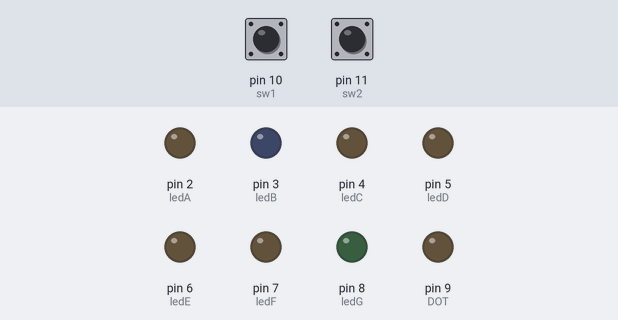
The sketch below on a simulated Arduino Uno, built with avr-gcc and run on an emulated ATmega328P. Parts: output pins drawn as LEDs (lit = HIGH). Inputs (shaded band) come from the test bench; at power-on: pin 10 (sw1) LOW, pin 11 (sw2) LOW.

Above: at 1.2 s.
1.3 s: pin 10 (sw1) pulled HIGH for 0.15 s
At 2.1 s:
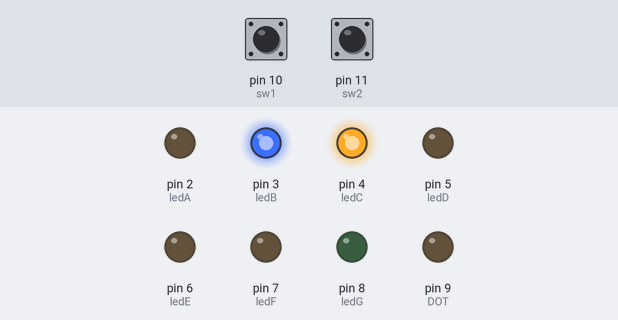
4.4 s: pin 11 (sw2) pulled HIGH for 3.2 s
At 7.1 s:
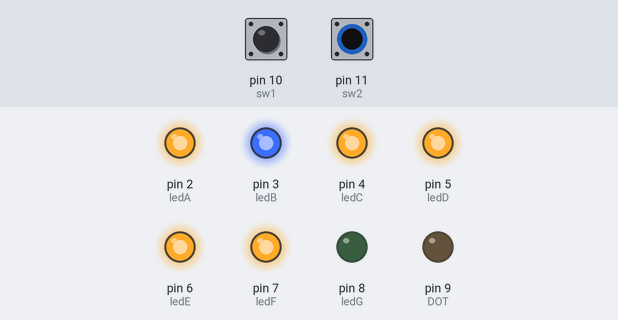
10.6 s: pin 11 (sw2) pulled HIGH for 1 s
At 13.1 s:
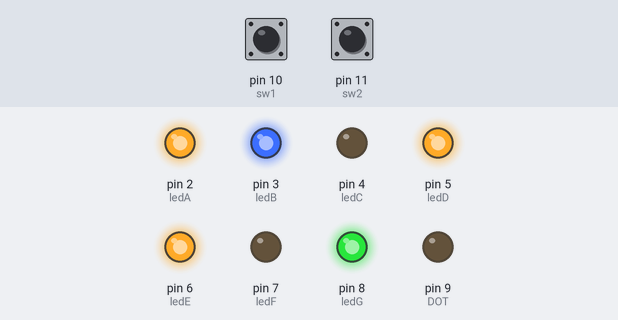
14.6 s: pin 10 (sw1) pulled HIGH for 3.2 s
At 18.1 s:
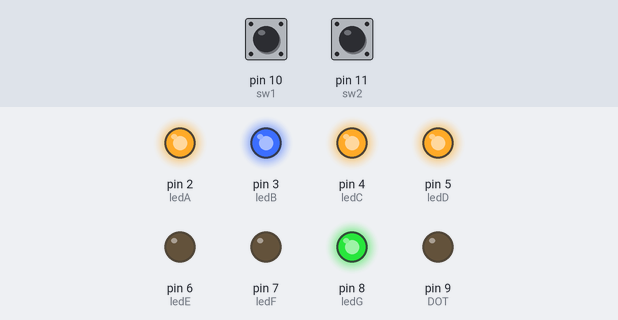
Timing chart, 0 to 21.8 s (numbered marks = the images above; inputs shaded):
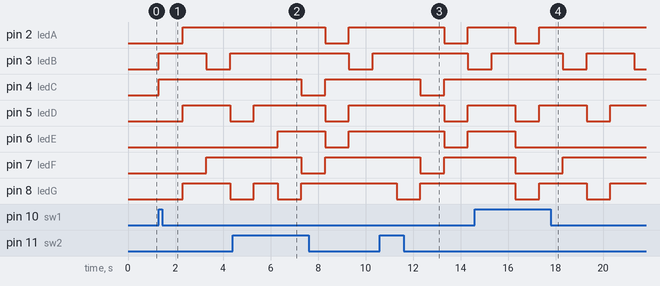

Measured:
- after the input at 1.3 s, pin 2 (ledA): LOW → HIGH after 1.0 s; pin 3 (ledB): LOW → HIGH at once, → LOW 2.0 s later, → HIGH 1.0 s later; pin 4 (ledC): LOW → HIGH at once; pin 5 (ledD), pin 8 (ledG): LOW → HIGH after 1.0 s, → LOW 2.0 s later; pin 7 (ledF): LOW → HIGH after 2.0 s
- after the input at 4.4 s, pin 2 (ledA): HIGH → LOW after 3.9 s, → HIGH 1.0 s later; pin 3 (ledB): HIGH → LOW after 4.9 s instead of 1.9 s; pin 4 (ledC), pin 7 (ledF): HIGH → LOW after 2.9 s, → HIGH 1.0 s later; pin 6 (ledE): LOW → HIGH after 1.9 s, → LOW 2.0 s later, → HIGH 1.0 s later
- after the input at 10.6 s, pin 2 (ledA), pin 5 (ledD): HIGH → LOW after 2.7 s, → HIGH 1.0 s later; pin 3 (ledB): HIGH → LOW after 3.7 s instead of 0.70 s; pin 4 (ledC), pin 7 (ledF): HIGH → LOW after 1.7 s, → HIGH 1.0 s later; pin 6 (ledE): HIGH → LOW after 2.7 s instead of 0.70 s; pin 8 (ledG): HIGH → LOW after 0.70 s, → HIGH 1.0 s later
- after the input at 14.6 s, pin 2 (ledA): HIGH → LOW after 1.7 s, → HIGH 1.0 s later; pin 5 (ledD), pin 8 (ledG): alternates HIGH for 2.0 s and LOW for 1.0 s, starting after 1.7 s; pin 7 (ledF): HIGH → LOW after 1.7 s, → HIGH 2.0 s later

The sketch:

C13-4.ino
```cpp
int ledA=2;
int ledB=3;
int ledC=4;
int ledD=5;
int ledE=6;
int ledF=7;
int ledG=8;
int DOT=9;
int sw1=10;
int sw2=11;

void setup() {
  pinMode(ledA, OUTPUT);
  pinMode(ledB, OUTPUT);
  pinMode(ledC, OUTPUT);
  pinMode(ledD, OUTPUT);
  pinMode(ledE, OUTPUT);
  pinMode(ledF, OUTPUT);
  pinMode(ledG, OUTPUT);
  pinMode(DOT, OUTPUT);
}

void loop() {
  int i;
  int sw1_state;
  int sw2_state;

  sw1_state=digitalRead(sw1);
  sw2_state=digitalRead(sw2);


if(sw1_state==1)
{
for(i=0;i<5;i++)
  {
    Number(i*2+1);
    delay(1000);
  }
  Number(5);
}

if(sw2_state==1)
{
for(i=0;i<5;i++)
  {
    Number(i*2);
    delay(1000);
  }
  Number(5);
}

}
void Number(int n)
{
  switch(n){

    case 0: // 0출력
    digitalWrite(ledA, HIGH);
    digitalWrite(ledB, HIGH);
    digitalWrite(ledC, HIGH);
    digitalWrite(ledD, HIGH);
    digitalWrite(ledE, HIGH);
    digitalWrite(ledF, HIGH);
    digitalWrite(ledG, LOW);
    digitalWrite(DOT, LOW);
    break;

    case 1: // 1 출력
    digitalWrite(ledA, LOW);
    digitalWrite(ledB, HIGH);
    digitalWrite(ledC, HIGH);
    digitalWrite(ledD, LOW);
    digitalWrite(ledE, LOW);
    digitalWrite(ledF, LOW);
    digitalWrite(ledG, LOW);
    digitalWrite(DOT, LOW);
    break;

    case 2: // 2 출력
    digitalWrite(ledA, HIGH);
    digitalWrite(ledB, HIGH);
    digitalWrite(ledC, LOW);
    digitalWrite(ledD, HIGH);
    digitalWrite(ledE, HIGH);
    digitalWrite(ledF, LOW);
    digitalWrite(ledG, HIGH);
    digitalWrite(DOT, LOW);
    break;

    case 3: // 3 출력
    digitalWrite(ledA, HIGH);
    digitalWrite(ledB, HIGH);
    digitalWrite(ledC, HIGH);
    digitalWrite(ledD, HIGH);
    digitalWrite(ledE, LOW);
    digitalWrite(ledF, LOW);
    digitalWrite(ledG, HIGH);
    digitalWrite(DOT, LOW);
    break;

    case 4: // 4 출력
    digitalWrite(ledA, LOW);
    digitalWrite(ledB, HIGH);
    digitalWrite(ledC, HIGH);
    digitalWrite(ledD, LOW);
    digitalWrite(ledE, LOW);
    digitalWrite(ledF, HIGH);
    digitalWrite(ledG, HIGH);
    digitalWrite(DOT, LOW);
    break;

    case 5: // 5 출력
    digitalWrite(ledA, HIGH);
    digitalWrite(ledB, LOW);
    digitalWrite(ledC, HIGH);
    digitalWrite(ledD, HIGH);
    digitalWrite(ledE, LOW);
    digitalWrite(ledF, HIGH);
    digitalWrite(ledG, HIGH);
    digitalWrite(DOT, LOW);
    break;

    case 6: // 6 출력
    digitalWrite(ledA, HIGH);
    digitalWrite(ledB, LOW);
    digitalWrite(ledC, HIGH);
    digitalWrite(ledD, HIGH);
    digitalWrite(ledE, HIGH);
    digitalWrite(ledF, HIGH);
    digitalWrite(ledG, HIGH);
    digitalWrite(DOT, LOW);
    break;

    case 7: // 7 출력
    digitalWrite(ledA, HIGH);
    digitalWrite(ledB, HIGH);
    digitalWrite(ledC, HIGH);
    digitalWrite(ledD, LOW);
    digitalWrite(ledE, LOW);
    digitalWrite(ledF, HIGH);
    digitalWrite(ledG, LOW);
    digitalWrite(DOT, LOW);
    break;

    case 8: // 8 출력
    digitalWrite(ledA, HIGH);
    digitalWrite(ledB, HIGH);
    digitalWrite(ledC, HIGH);
    digitalWrite(ledD, HIGH);
    digitalWrite(ledE, HIGH);
    digitalWrite(ledF, HIGH);
    digitalWrite(ledG, HIGH);
    digitalWrite(DOT, LOW);
    break;

    case 9: // 9 출력
    digitalWrite(ledA, HIGH);
    digitalWrite(ledB, HIGH);
    digitalWrite(ledC, HIGH);
    digitalWrite(ledD, HIGH);
    digitalWrite(ledE, LOW);
    digitalWrite(ledF, HIGH);
    digitalWrite(ledG, HIGH);
    digitalWrite(DOT, LOW);
    break;

    default:
    digitalWrite(ledA, LOW);
    digitalWrite(ledB, LOW);
    digitalWrite(ledC, LOW);
    digitalWrite(ledD, LOW);
    digitalWrite(ledE, LOW);
    digitalWrite(ledF, LOW);
    digitalWrite(ledG, LOW);
    digitalWrite(DOT, LOW);
    break;
  }
}
```
